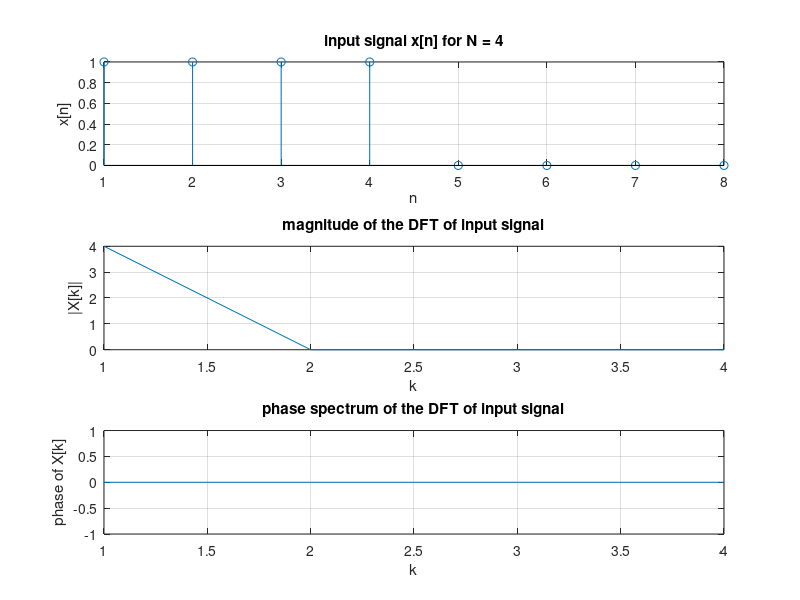
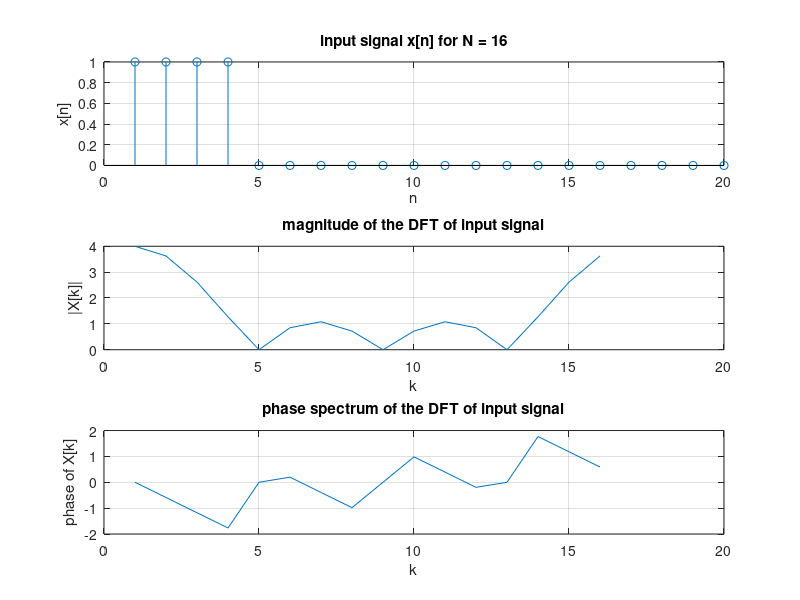
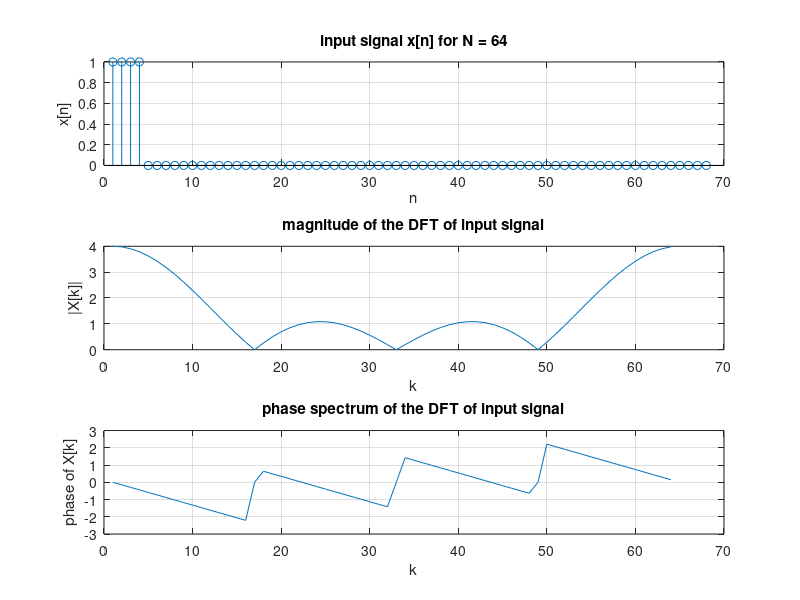

MATLAB code for these plots, in order:
 L = 4;
 N_val = [4,16,64];

 for i = 1:length(N_val)
    N = N_val(i);
    x = [ones(L,1);zeros(N,1)];

    X = fft(x,N);

    figure;
    subplot(3,1,1);
    stem(x);
    title(['input signal x[n] for N = ',num2str(N)]);
    xlabel('n');
    ylabel('x[n]');
    grid on;

    subplot(3,1,2);
    plot(abs(X));
    title('magnitude of the DFT of input signal');
    xlabel('k');
    ylabel('|X[k]|');
    grid on;

    subplot(3,1,3);
    plot(angle(X));
    title('phase spectrum of the DFT of input signal');
    xlabel('k');
    ylabel('phase of X[k]');
    grid on;

 end
